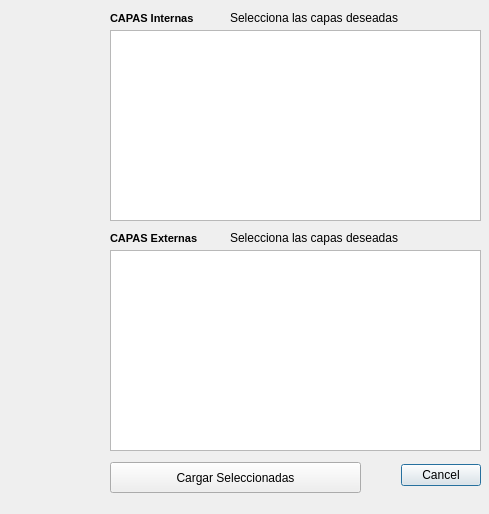
<?xml version="1.0" encoding="UTF-8"?>
<ui version="4.0">
 <class>gestorCapasBase</class>
 <widget class="QDialog" name="gestorCapasBase">
  <property name="geometry">
   <rect>
    <x>0</x>
    <y>0</y>
    <width>489</width>
    <height>514</height>
   </rect>
  </property>
  <property name="windowTitle">
   <string>JCCM Cargar Catálogo de de Capas SIG</string>
  </property>
  <widget class="QLabel" name="logo">
   <property name="geometry">
    <rect>
     <x>10</x>
     <y>10</y>
     <width>91</width>
     <height>81</height>
    </rect>
   </property>
   <property name="text">
    <string/>
   </property>
   <property name="pixmap">
    <pixmap>iconos/jccm.gif</pixmap>
   </property>
   <property name="scaledContents">
    <bool>true</bool>
   </property>
  </widget>
  <widget class="QLabel" name="label">
   <property name="geometry">
    <rect>
     <x>110</x>
     <y>10</y>
     <width>151</width>
     <height>16</height>
    </rect>
   </property>
   <property name="font">
    <font>
     <pointsize>8</pointsize>
     <weight>75</weight>
     <bold>true</bold>
    </font>
   </property>
   <property name="text">
    <string>CAPAS Internas</string>
   </property>
  </widget>
  <widget class="QLabel" name="label_2">
   <property name="geometry">
    <rect>
     <x>110</x>
     <y>230</y>
     <width>151</width>
     <height>16</height>
    </rect>
   </property>
   <property name="font">
    <font>
     <pointsize>8</pointsize>
     <weight>75</weight>
     <bold>true</bold>
    </font>
   </property>
   <property name="text">
    <string>CAPAS Externas</string>
   </property>
  </widget>
  <widget class="QDialogButtonBox" name="buttonBox">
   <property name="geometry">
    <rect>
     <x>400</x>
     <y>460</y>
     <width>81</width>
     <height>31</height>
    </rect>
   </property>
   <property name="standardButtons">
    <set>QDialogButtonBox::Cancel</set>
   </property>
  </widget>
  <widget class="QPushButton" name="cargarSelectedButton">
   <property name="geometry">
    <rect>
     <x>110</x>
     <y>462</y>
     <width>251</width>
     <height>31</height>
    </rect>
   </property>
   <property name="text">
    <string>Cargar Seleccionadas</string>
   </property>
  </widget>
  <widget class="QListWidget" name="lwiCheckBoxesINT">
   <property name="geometry">
    <rect>
     <x>110</x>
     <y>30</y>
     <width>371</width>
     <height>191</height>
    </rect>
   </property>
  </widget>
  <widget class="QListWidget" name="lwiCheckBoxesEXT">
   <property name="geometry">
    <rect>
     <x>110</x>
     <y>250</y>
     <width>371</width>
     <height>201</height>
    </rect>
   </property>
  </widget>
  <widget class="QLabel" name="label_3">
   <property name="geometry">
    <rect>
     <x>230</x>
     <y>10</y>
     <width>251</width>
     <height>16</height>
    </rect>
   </property>
   <property name="text">
    <string>Selecciona las capas deseadas</string>
   </property>
  </widget>
  <widget class="QLabel" name="label_4">
   <property name="geometry">
    <rect>
     <x>230</x>
     <y>230</y>
     <width>251</width>
     <height>16</height>
    </rect>
   </property>
   <property name="text">
    <string>Selecciona las capas deseadas</string>
   </property>
  </widget>
 </widget>
 <resources/>
 <connections/>
</ui>
